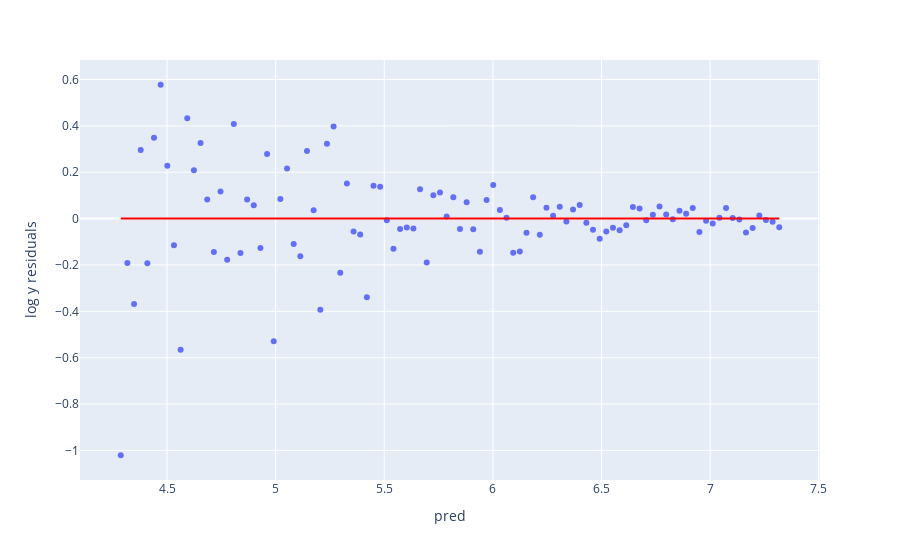

Source (notebook cell):
### Code cell
create_residual_plot(df_2, 'x', 'log y')
